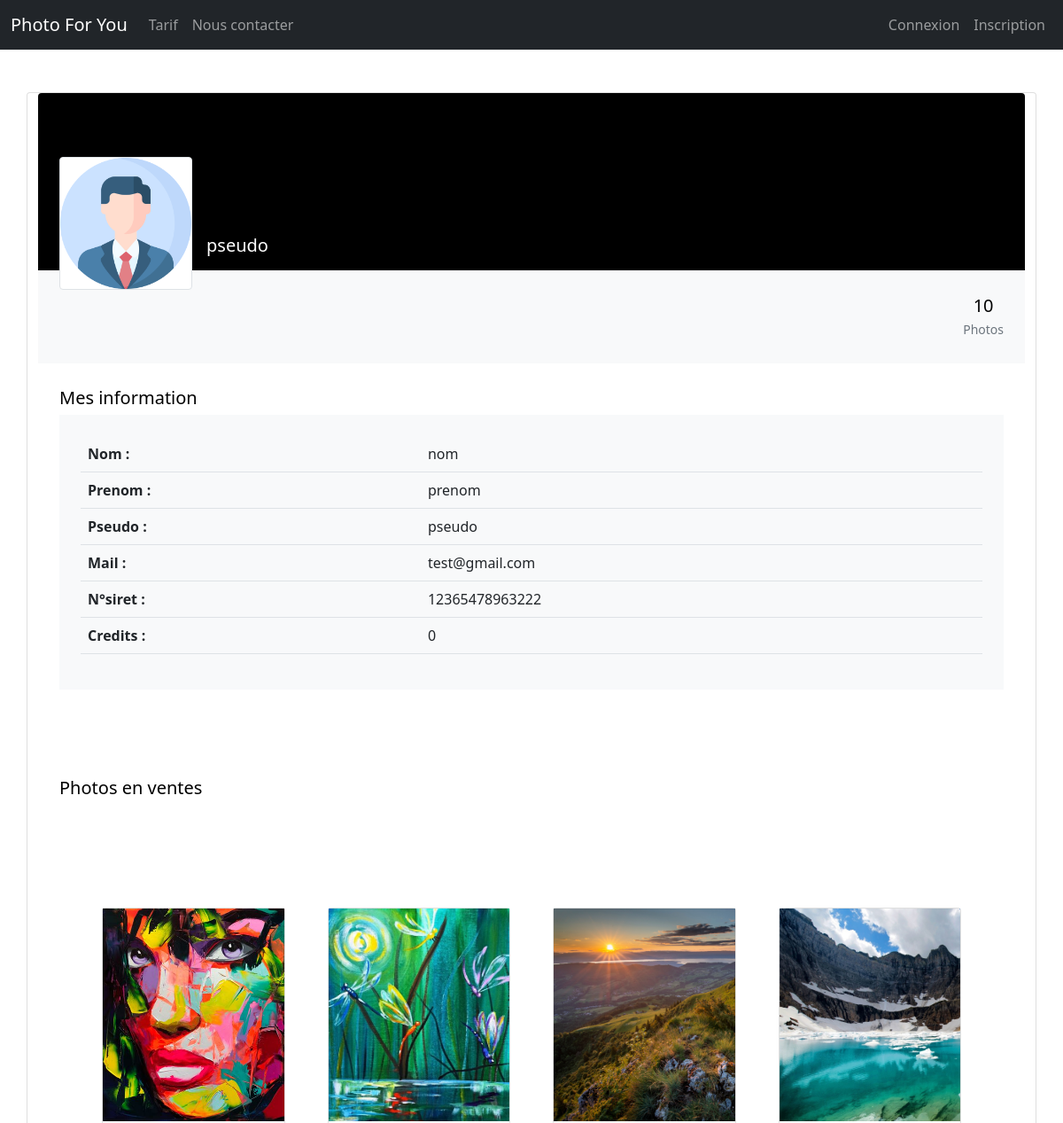
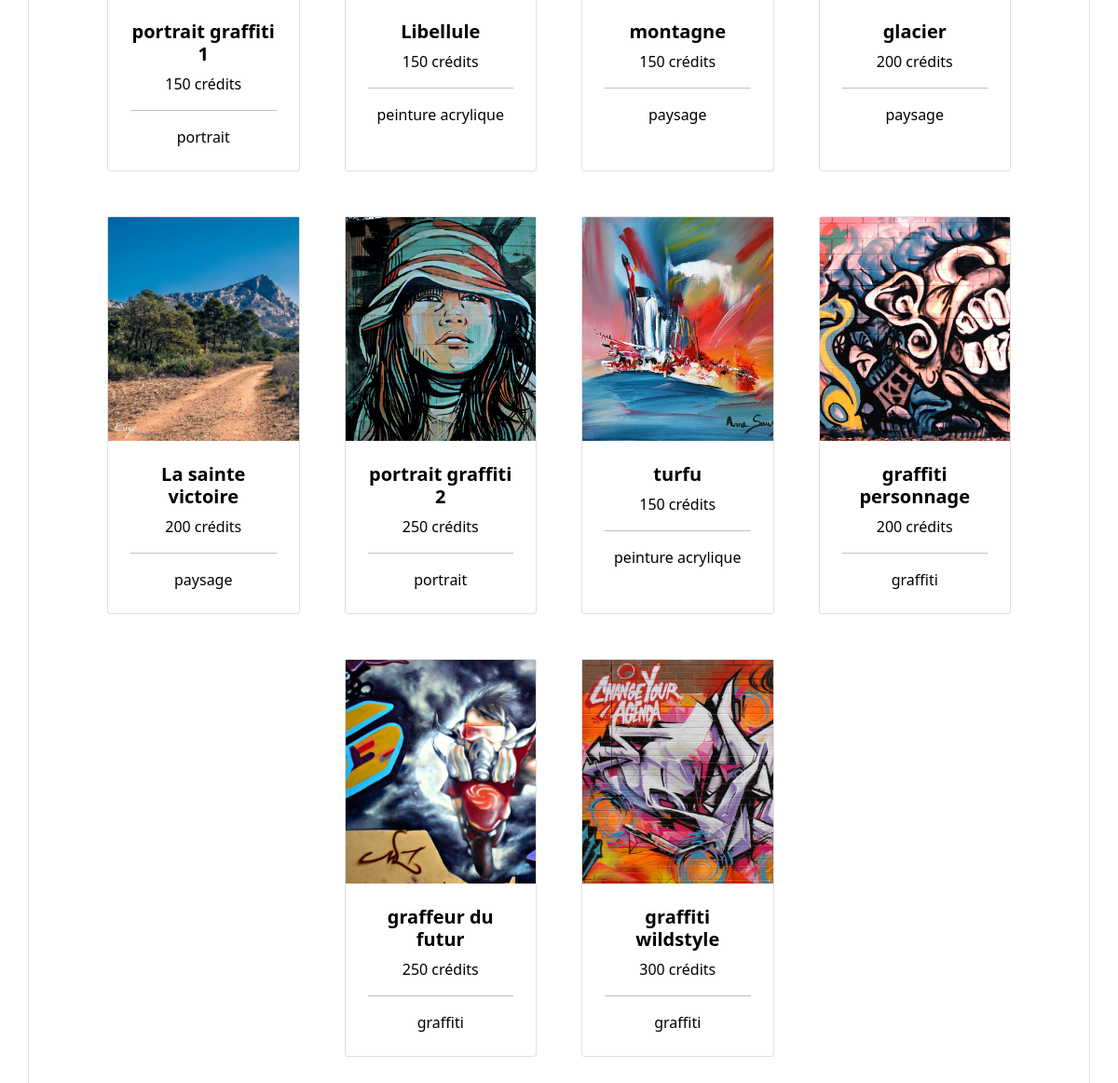
Screenshot of /profil.php?id=11 with the database file from the repository (2 pictures, top to bottom).
### tables this page shows
CREATE TABLE IF NOT EXISTS `user` (
  `id` int(11) NOT NULL AUTO_INCREMENT,
  `nom` varchar(40) NOT NULL,
  `prenom` varchar(40) NOT NULL,
  `pseudo` varchar(20) NOT NULL,
  `img_profil` varchar(50) NOT NULL,
  `mail` varchar(40) NOT NULL,
  `mdp` varchar(40) NOT NULL,
  `grade` varchar(40) NOT NULL,
  `SIRET` varchar(14) DEFAULT NULL,
  `credits` int(11) NOT NULL DEFAULT '0',
  `etat` varchar(15) NOT NULL,
  PRIMARY KEY (`id`)
);

CREATE TABLE IF NOT EXISTS `image` (
  `id_image` int(11) NOT NULL AUTO_INCREMENT,
  `nom_image` varchar(20) NOT NULL,
  `prix_image` int(11) NOT NULL,
  `chemin_image` varchar(40) NOT NULL,
  `nom_categorie` varchar(60) NOT NULL,
  `id_vendeur` int(11) NOT NULL,
  `id_acheteur` int(11) DEFAULT NULL,
  PRIMARY KEY (`id_image`)
);

### profil.php (the view, shortened to what this page needs)
<!DOCTYPE html>
<html lang="fr">
<head>
	<?php include "includes/head.php"; ?>
</head>
	<body>
		<?php
		include "includes/bdd.php";
		include "includes/nav.php";
if(!empty($_GET['id'])){
  $id = $_GET['id'];
  $req = $bdd->prepare("SELECT * FROM image WHERE id_vendeur = '$id'");
  $req->execute();
  $nb_image = $req->rowCount();
  $req = $bdd->query("SELECT * FROM user WHERE id = '$id'");
  $data = $req->fetchAll();
  foreach ($data as $li){
?>
<section class="h-100 gradient-custom-2">
  <div class="container py-5 h-100">
    <div class="row d-flex justify-content-center align-items-center h-100">
        <div class="card">
          <div class="rounded-top text-white d-flex flex-row" style="background-color: #000; height:200px;">
            <div class="ms-4 mt-5 d-flex flex-column">
              <div style="z-index:1;">
                <div class="img-fluid img-thumbnail mt-4 mb-2" style="background-size: cover; width: 150px; height: 150px; background-image:url(<?php echo $li['img_profil']; ?>)"></div>
              </div>
            </div>
            <div class="ms-3" style="margin-top: 160px;">
              <h5><?php echo $li['pseudo']; ?></h5>
            </div>
          </div>
          <div class="p-4 text-black" style="background-color: #f8f9fa;">
            <div class="d-flex justify-content-end text-center py-1">
              <div>
                <p class="mb-1 h5"><?php echo $nb_image; ?></p>
                <p class="small text-muted mb-0">Photos</p>
              </div>
            </div>
          </div>
          <div class="card-body p-4 text-black">
            <div class="mb-5">
              <p class="lead fw-normal mb-1">Mes information</p>
              <div class="p-4" style="background-color: #f8f9fa;">
                <table class="table">
                  <tbody>
                    <tr>
                      <th scope="row">Nom :</th>
                      <td><?php echo $li['nom']; ?></td>
                    </tr>
                    <tr>
                      <th scope="row">Prenom :</th>
                      <td><?php echo $li['prenom']; ?></td>
                    </tr>
                    <tr>
                      <th scope="row">Pseudo :</th>
                      <td><?php echo $li['pseudo']; ?></td>
                    </tr>
                    <tr>
                      <th scope="row">Mail :</th>
                      <td><?php echo $li['mail']; ?></td>
                    </tr>
                    <tr>
                      <th scope="row">N°siret :</th>
                      <td><?php echo $li['SIRET']; ?></td>
                    </tr>
                    <tr>
                      <th scope="row">Credits :</th>
                      <td><?php echo $li['credits']; ?></td>
                    </tr>
                  </tbody>
                </table>
              </div>
            </div>
          </div>
          <?php
          $req = $bdd->prepare("SELECT grade FROM user WHERE id = '$id'");
          $req->execute();
          $check = $req->fetch(\PDO::FETCH_OBJ);
          $check_grade = $check->grade;
          if ($check_grade == 'photographe') {
            echo '<div class="card-body p-4 text-black">';
            echo '  <div class="d-flex justify-content-between align-items-center mb-4">';
            echo '    <p class="lead fw-normal mb-0">Photos en ventes</p>';
            echo '  </div>';
            echo '  <div class="row g-2">';
            $req_img = $bdd->query("SELECT * FROM Image WHERE id_vendeur = '$id' AND id_acheteur IS NULL");
            $req_img->execute();
            $data_img = $req_img->fetchAll();
            echo '<section class="py-5">';
            echo '<div class="container px-4 px-lg-5 mt-5">';
            echo '<div class="row gx-4 gx-lg-5 row-cols-2 row-cols-md-3 row-cols-xl-4 justify-content-center">';
            foreach ($data_img as $li_img){
                      echo '<div class="col mb-5">';
              echo '	<a style="text-decoration:none; color:black;" href="categorie.php?categorie='.$li_img['nom_categorie'].'&img='.$li_img['id_image'].'">';
                      echo '		<div class="card h-100">';
              echo '			<div style="background-size: cover; width: auto; height: 15em; background-image:url('.$li_img['chemin_image'].')"></div>';
                      echo '			<div class="card-body p-4">';
                      echo '				<div class="text-center">';
                      echo '					<h5 class="fw-bolder">'.$li_img['nom_image'].'</h5>';
                      echo 					$li_img['prix_image'].' crédits <hr/>';
                      echo 					$li_img['nom_categorie'];
                      echo '				</div>';
                      echo '			</div>';
                      echo '		</div>';
              echo '	</a>';
              echo '</div>';
            }
            echo '</div>';
            echo '</div>';
            echo '</section>';
            echo'  </div>';
            echo'</div>';
          }
    ?>
        </div>
    </div>
  </div>
</section>
<?php
  }
}
?>
	</body>
</html>

### rows the page displays
user: img_profil (picture), pseudo "pseudo", nb_image "10", nom "nom", prenom "prenom", mail "test@gmail.com", SIRET "12365478963222", credits "0"
image: chemin_image (picture), nom_image "portrait graffiti 1", prix_image "150", nom_categorie "portrait"
image: chemin_image (picture), nom_image "Libellule", prix_image "150", nom_categorie "peinture acrylique"
image: chemin_image (picture), nom_image "montagne", prix_image "150", nom_categorie "paysage"
image: chemin_image (picture), nom_image "glacier", prix_image "200", nom_categorie "paysage"
image: chemin_image (picture), nom_image "La sainte victoire", prix_image "200", nom_categorie "paysage"
image: chemin_image (picture), nom_image "portrait graffiti 2", prix_image "250", nom_categorie "portrait"
image: chemin_image (picture), nom_image "turfu", prix_image "150", nom_categorie "peinture acrylique"
image: chemin_image (picture), nom_image "graffiti personnage", prix_image "200", nom_categorie "graffiti"
image: chemin_image (picture), nom_image "graffeur du futur", prix_image "250", nom_categorie "graffiti"
image: chemin_image (picture), nom_image "graffiti wildstyle", prix_image "300", nom_categorie "graffiti"
